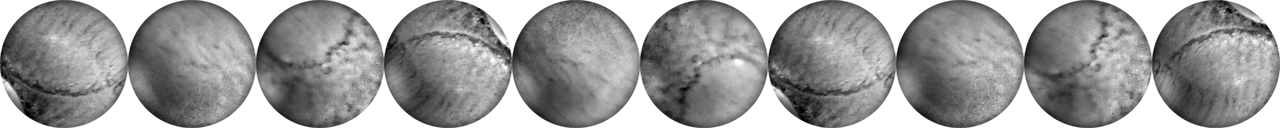
#> input picture web/img/beads.png, 1280 x 128 px
$ python bake_moon.py ../web/img/beads.png out.png
#> lines starting #> are read from the running program, lines starting #| are printed output that depends on the picture; after the words box and inside, x2 and y2 are one past the last pixel; in counts of white or black regions, pixels touching at a corner belong together
"""Bakes the moon from the photograph "Moon nearside LRO.jpg" (NASA/GSFC/Arizona State
University, public domain): the disc cut from its black sky, greyscale with a soft-edged round
mask, mid-grey on average. The picture is a mosaic lit evenly all over, so the app can put the
phase's light and shadow on it itself. Usage: bake_moon.py photo.jpg out.png"""
import sys
import numpy as np
from PIL import Image
from scipy import ndimage as ndi
SIZE = 720
g = np.asarray(Image.open(sys.argv[1]).convert("L")).astype(float) / 255
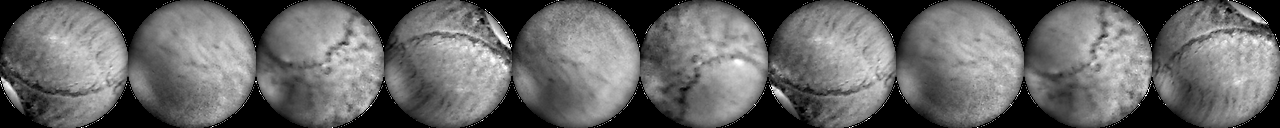
#> g: shape (128, 1280) float64; min 0, max 1, mean 0.399
lit = ndi.gaussian_filter(g, 2) > 0.08
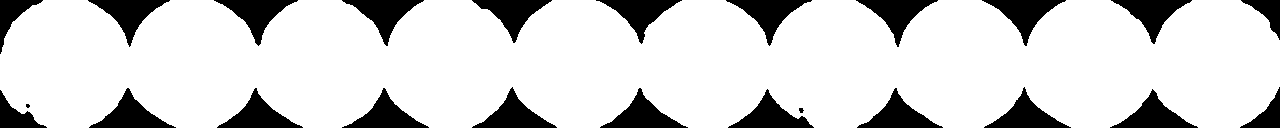
#> lit: shape (128, 1280) bool; 83.2% white; 24 black regions (2 under 20 px), largest, box (x1, y1, x2, y2) and area: (214, 0, 298, 46) 1401, (982, 0, 1066, 46) 1401, (342, 0, 424, 46) 1400
ys, xs = np.where(lit)
cx, cy = (xs.min() + xs.max()) / 2, (ys.min() + ys.max()) / 2
#> cx = 639.5; cy = 63.5
r = min(xs.max() - xs.min(), ys.max() - ys.min()) / 2 - 3   # a little inside the limb, clear of the sky
#> r = 60.5
print("disc", cx, cy, r)
#| disc 639.5 63.5 60.5
y, x = np.mgrid[:g.shape[0], :g.shape[1]]
d = np.hypot(x - cx, y - cy)
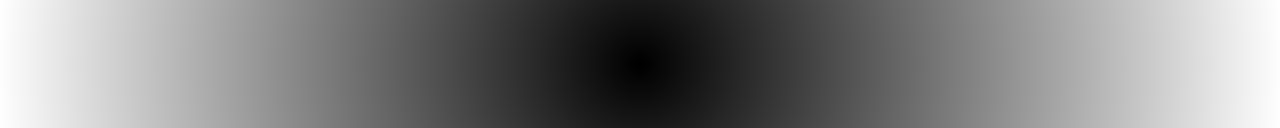
#> d: shape (128, 1280) float64; min 0.707, max 642.6, mean 324.1; drawn with min black and max white
alpha = np.clip(r - d + 0.5, 0, 1)
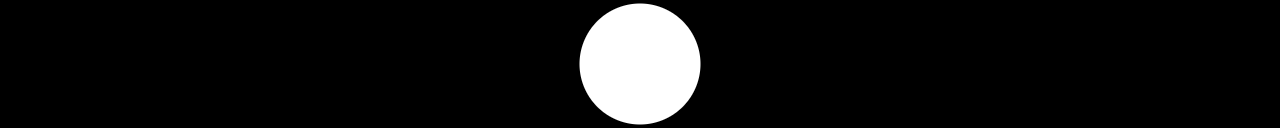
#> alpha: shape (128, 1280) float64; min 0, max 1, mean 0.0702
inside = d < r * 0.98
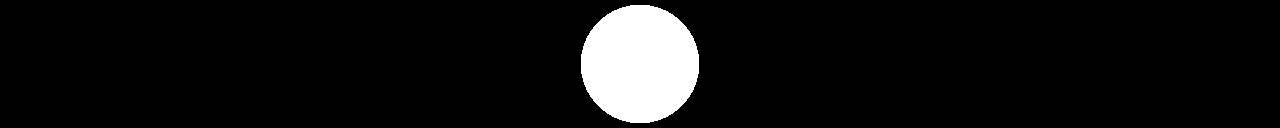
#> inside: shape (128, 1280) bool; 6.7% white; 1 white region, box (x1, y1, x2, y2) and area: (581, 5, 699, 123) 11032
lo, hi = np.percentile(g[inside], [0.5, 99.8])
#> lo = 0; hi = 0.804
L = np.clip((g - lo) / (hi - lo), 0, 1) ** 0.8
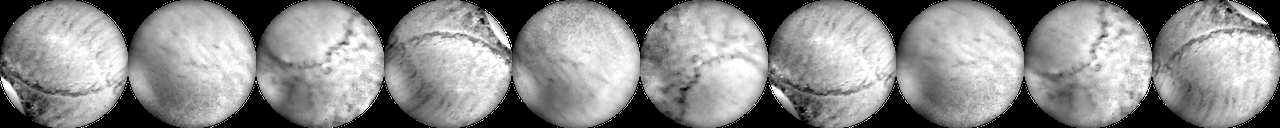
#> L: shape (128, 1280) float64; min 0, max 1, mean 0.54
L = np.clip(0.5 + (L - L[inside].mean()), 0, 1)
box = (round(cx - r), round(cy - r), round(cx + r), round(cy + r))
#> box = (579, 3, 700, 124)
cut = lambda v: Image.fromarray((v * 255).astype(np.uint8)).crop(box).resize((SIZE, SIZE), Image.LANCZOS)
Image.merge("LA", [cut(L), cut(alpha)]).save(sys.argv[2], optimize=True)
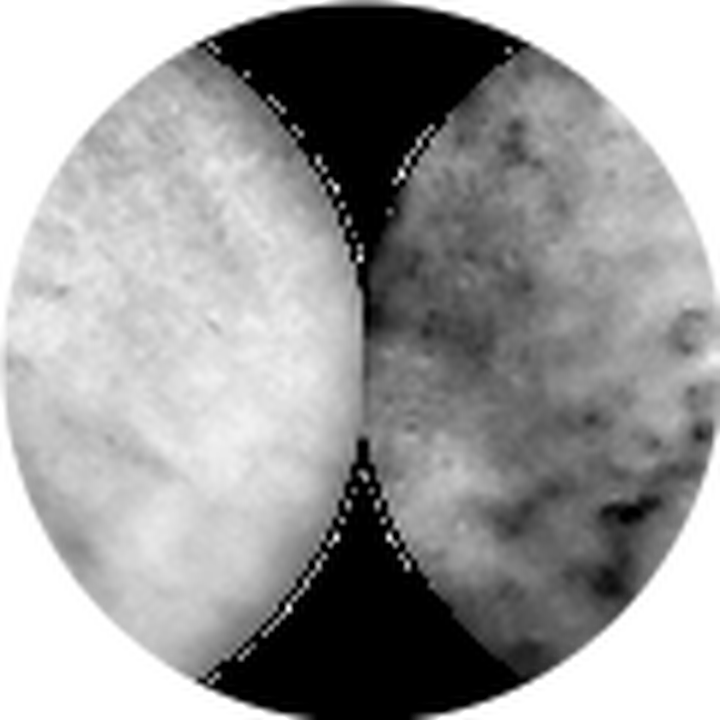
#> saved as out.png: PIL image 720x720 LA; mean R, G, B, A 129.2, 129.2, 129.2, 200; transparent parts drawn white

$ run again, on web/img/candle_dish.png
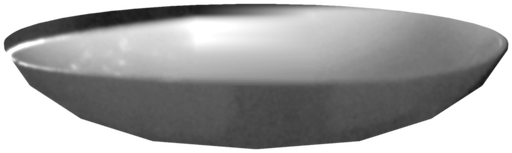
#> input picture web/img/candle_dish.png, 512 x 153 px
#> `lit = ndi.gaussian_filter(g, 2) > 0.08`:
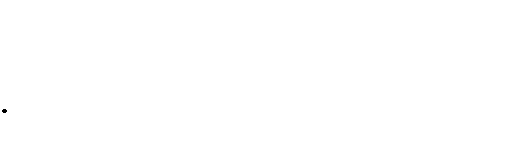
#> lit: shape (153, 512) bool; 100% white; black in thin lines or dots, all inside (x1, y1, x2, y2) = (2, 109, 7, 113)
#> cx = 255.5; cy = 76
#> r = 73
#| disc 255.5 76.0 73.0
#> inside: shape (153, 512) bool; 20.5% white; 1 white region, box (x1, y1, x2, y2) and area: (184, 5, 328, 148) 16076
#> lo = 0.259; hi = 1
#> box = (182, 3, 328, 149)
#> `Image.merge("LA", [cut(L), cut(alpha)]).save(sys.argv[2], optimize=True)`:
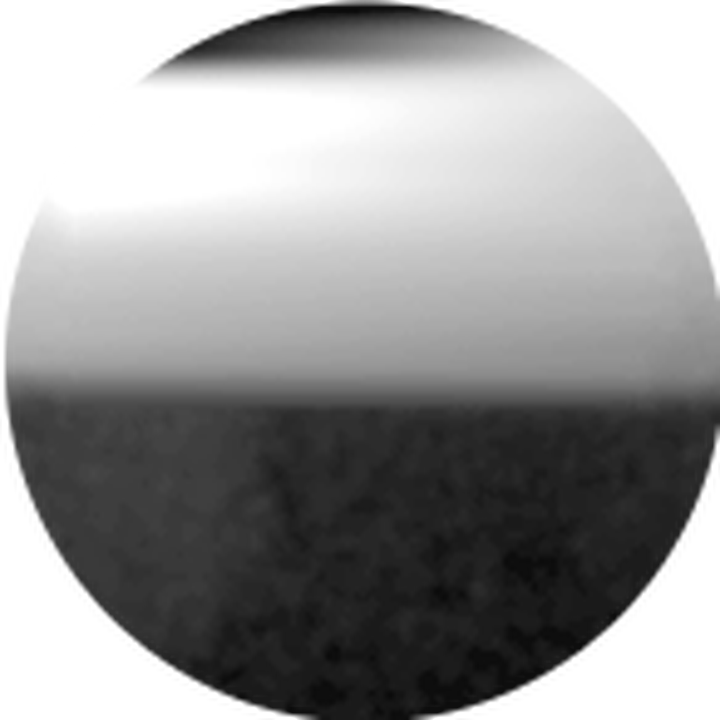
#> saved as out.png: PIL image 720x720 LA; mean R, G, B, A 118.1, 118.1, 118.1, 200; transparent parts drawn white

$ run again, on web/img/incense.png
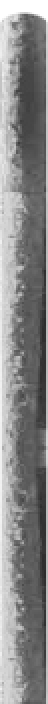
#> input picture web/img/incense.png, 24 x 352 px (shown 2 times larger)
#> lit: shape (352, 24) bool; every value is 1
#> ys = 8448 values from 0 to 351; xs = 8448 values, max 23 at index 23, min 0 at index 0, mean 11.5
#> cx = 11.5; cy = 175.5
#> r = 8.5
#| disc 11.5 175.5 8.5
#> `inside = d < r * 0.98`:
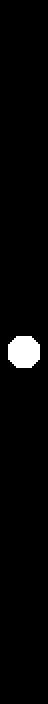
#> inside: shape (352, 24) bool (shown 2 times larger); 2.6% white; 1 white region, box (x1, y1, x2, y2) and area: (4, 168, 20, 184) 216
#> lo = 0.306; hi = 0.783
#> box = (3, 167, 20, 184)
#> `Image.merge("LA", [cut(L), cut(alpha)]).save(sys.argv[2], optimize=True)`:
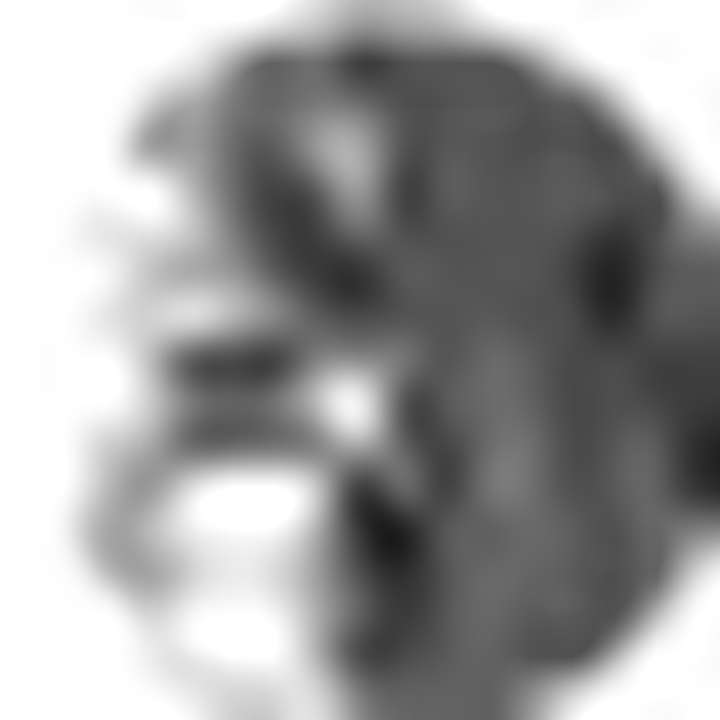
#> saved as out.png: PIL image 720x720 LA; mean R, G, B, A 136.1, 136.1, 136.1, 196.2; transparent parts drawn white
